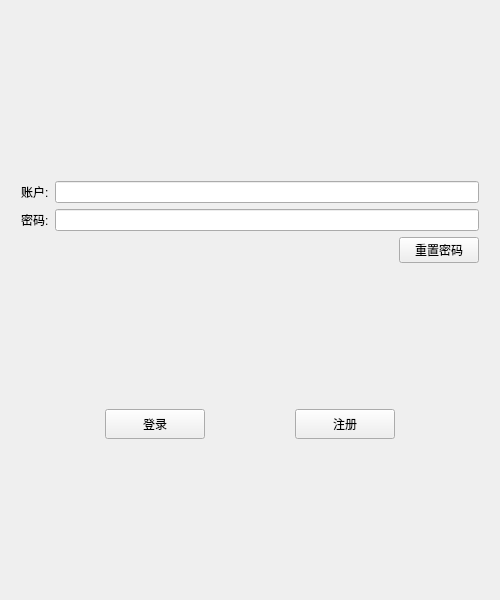
<?xml version="1.0" encoding="UTF-8"?>
<ui version="4.0">
 <class>Widget</class>
 <widget class="QWidget" name="Widget">
  <property name="geometry">
   <rect>
    <x>0</x>
    <y>0</y>
    <width>500</width>
    <height>600</height>
   </rect>
  </property>
  <property name="minimumSize">
   <size>
    <width>500</width>
    <height>600</height>
   </size>
  </property>
  <property name="maximumSize">
   <size>
    <width>500</width>
    <height>600</height>
   </size>
  </property>
  <property name="windowTitle">
   <string>登陆界面</string>
  </property>
  <layout class="QVBoxLayout" name="verticalLayout_2">
   <item>
    <layout class="QVBoxLayout" name="verticalLayout">
     <property name="leftMargin">
      <number>10</number>
     </property>
     <property name="topMargin">
      <number>10</number>
     </property>
     <property name="rightMargin">
      <number>10</number>
     </property>
     <property name="bottomMargin">
      <number>10</number>
     </property>
     <item>
      <layout class="QHBoxLayout" name="horizontalLayout_3">
       <item>
        <widget class="QLabel" name="label_4">
         <property name="text">
          <string/>
         </property>
         <property name="pixmap">
          <pixmap resource="rc.qrc">:/res/icon.jfif</pixmap>
         </property>
         <property name="alignment">
          <set>Qt::AlignCenter</set>
         </property>
        </widget>
       </item>
      </layout>
     </item>
     <item>
      <spacer name="verticalSpacer_3">
       <property name="orientation">
        <enum>Qt::Vertical</enum>
       </property>
       <property name="sizeHint" stdset="0">
        <size>
         <width>20</width>
         <height>40</height>
        </size>
       </property>
      </spacer>
     </item>
     <item>
      <layout class="QHBoxLayout" name="horizontalLayout">
       <property name="leftMargin">
        <number>0</number>
       </property>
       <property name="topMargin">
        <number>0</number>
       </property>
       <property name="rightMargin">
        <number>0</number>
       </property>
       <property name="bottomMargin">
        <number>0</number>
       </property>
       <item>
        <widget class="QLabel" name="label">
         <property name="text">
          <string>账户:</string>
         </property>
        </widget>
       </item>
       <item>
        <widget class="QLineEdit" name="lineEdit"/>
       </item>
      </layout>
     </item>
     <item>
      <layout class="QHBoxLayout" name="horizontalLayout_2">
       <item>
        <widget class="QLabel" name="label_2">
         <property name="text">
          <string>密码:</string>
         </property>
        </widget>
       </item>
       <item>
        <widget class="QLineEdit" name="lineEdit_2"/>
       </item>
      </layout>
     </item>
     <item>
      <layout class="QHBoxLayout" name="horizontalLayout_5">
       <item>
        <spacer name="horizontalSpacer_5">
         <property name="orientation">
          <enum>Qt::Horizontal</enum>
         </property>
         <property name="sizeHint" stdset="0">
          <size>
           <width>40</width>
           <height>20</height>
          </size>
         </property>
        </spacer>
       </item>
       <item>
        <widget class="QPushButton" name="pushButton_2">
         <property name="text">
          <string>重置密码</string>
         </property>
        </widget>
       </item>
      </layout>
     </item>
     <item>
      <spacer name="verticalSpacer">
       <property name="orientation">
        <enum>Qt::Vertical</enum>
       </property>
       <property name="sizeHint" stdset="0">
        <size>
         <width>20</width>
         <height>40</height>
        </size>
       </property>
      </spacer>
     </item>
     <item>
      <layout class="QHBoxLayout" name="horizontalLayout_6">
       <item>
        <spacer name="horizontalSpacer">
         <property name="orientation">
          <enum>Qt::Horizontal</enum>
         </property>
         <property name="sizeHint" stdset="0">
          <size>
           <width>40</width>
           <height>20</height>
          </size>
         </property>
        </spacer>
       </item>
       <item>
        <widget class="QPushButton" name="pushButton">
         <property name="minimumSize">
          <size>
           <width>100</width>
           <height>30</height>
          </size>
         </property>
         <property name="text">
          <string>登录</string>
         </property>
        </widget>
       </item>
       <item>
        <spacer name="horizontalSpacer_4">
         <property name="orientation">
          <enum>Qt::Horizontal</enum>
         </property>
         <property name="sizeHint" stdset="0">
          <size>
           <width>40</width>
           <height>20</height>
          </size>
         </property>
        </spacer>
       </item>
       <item>
        <widget class="QPushButton" name="RegisterButton">
         <property name="minimumSize">
          <size>
           <width>100</width>
           <height>30</height>
          </size>
         </property>
         <property name="text">
          <string>注册</string>
         </property>
        </widget>
       </item>
       <item>
        <spacer name="horizontalSpacer_2">
         <property name="orientation">
          <enum>Qt::Horizontal</enum>
         </property>
         <property name="sizeHint" stdset="0">
          <size>
           <width>40</width>
           <height>20</height>
          </size>
         </property>
        </spacer>
       </item>
      </layout>
     </item>
     <item>
      <layout class="QHBoxLayout" name="horizontalLayout_7"/>
     </item>
     <item>
      <spacer name="verticalSpacer_2">
       <property name="orientation">
        <enum>Qt::Vertical</enum>
       </property>
       <property name="sizeHint" stdset="0">
        <size>
         <width>20</width>
         <height>40</height>
        </size>
       </property>
      </spacer>
     </item>
    </layout>
   </item>
  </layout>
 </widget>
 <resources>
  <include location="rc.qrc"/>
 </resources>
 <connections/>
</ui>
